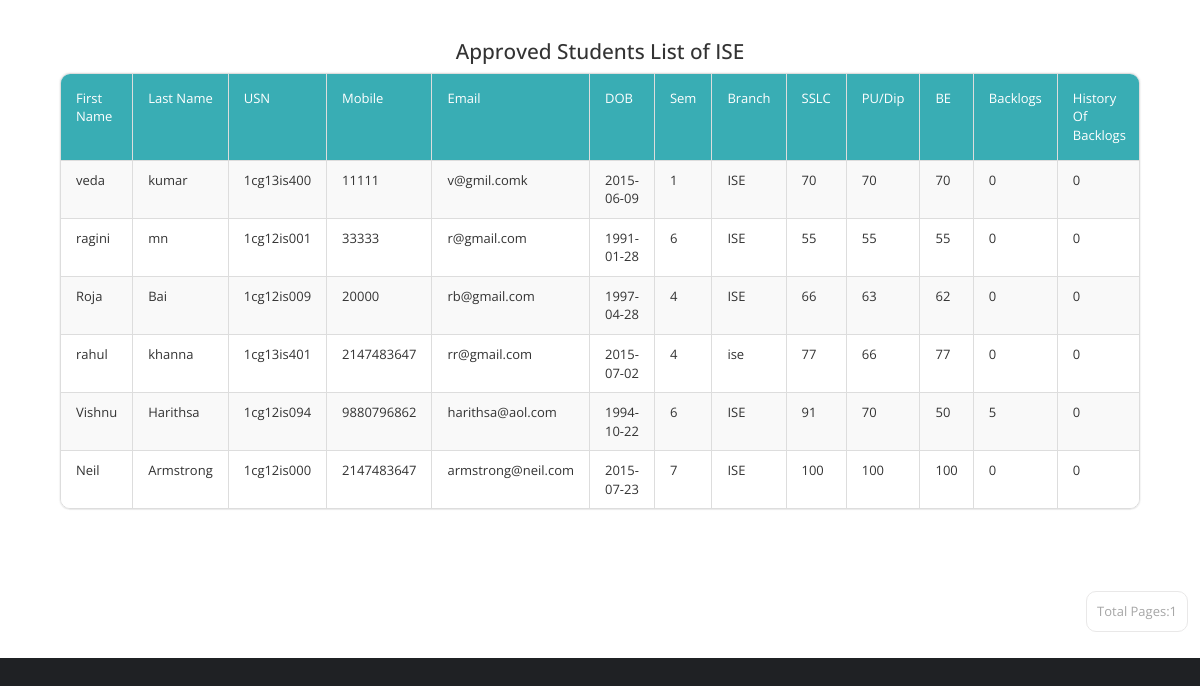
Page /Profilers/PProfile/ise.php (signed in) on the committed database.
### tables this page shows
CREATE TABLE IF NOT EXISTS `basicdetails` (
  `Id` int(11) NOT NULL AUTO_INCREMENT,
  `FirstName` varchar(25) NOT NULL,
  `LastName` varchar(25) NOT NULL,
  `USN` varchar(10) NOT NULL,
  `Mobile` bigint(11) NOT NULL,
  `Email` varchar(255) NOT NULL,
  `DOB` date NOT NULL,
  `Sem` int(11) NOT NULL,
  `Branch` varchar(15) NOT NULL,
  `SSLC` float NOT NULL,
  `PU/Dip` float NOT NULL,
  `BE` float NOT NULL,
  `Backlogs` int(11) NOT NULL,
  `HofBacklogs` tinyint(1) NOT NULL,
  `DetainYears` int(11) NOT NULL,
  `Approve` tinyint(1) NOT NULL DEFAULT '0',
  `ApprovalDate` date NOT NULL,
  PRIMARY KEY (`Id`,`USN`),
  UNIQUE KEY `USN` (`USN`,`Mobile`,`Email`)
);

### Profilers/PProfile/ise.php (the view, shortened to what this page needs)
<!DOCTYPE html>
<html lang="en">
  <head>
    <link href="css/font-awesome.min.css" rel="stylesheet">
    <link href="css/bootstrap.min.css" rel="stylesheet">
    <link href="css/templatemo-style.css" rel="stylesheet">
  </head>
  <body>
  <div class="bg">
  <div class="templatemo-content-container">
 <center><h2>Approved Students List of ISE</h2></center>
          <div class="templatemo-content-widget no-padding">
            <div class="panel panel-default table-responsive">
<table class="table table-striped table-bordered templatemo-user-table">
                <thead>
                  <tr>
				  <td>
				  <a class="white-text templatemo-sort-by">First Name </a></td>
                    <td><a  class="white-text templatemo-sort-by">Last Name  </a></td>
                    <td><a class="white-text templatemo-sort-by">USN </a></td>
                    <td><a  class="white-text templatemo-sort-by">Mobile </a></td>
					   <td><a class="white-text templatemo-sort-by">Email </a></td>
                       <td><a  class="white-text templatemo-sort-by">DOB </a></td>
   <td><a  class="white-text templatemo-sort-by">Sem </a></td>
   <td><a  class="white-text templatemo-sort-by">Branch </a></td>
   <td><a  class="white-text templatemo-sort-by">SSLC </a></td>
   <td><a  class="white-text templatemo-sort-by">PU/Dip </a></td>
			      <td><a  class="white-text templatemo-sort-by">BE </a></td>
			      <td><a class="white-text templatemo-sort-by">Backlogs </a></td>
				     <td><a  class="white-text templatemo-sort-by">History Of Backlogs </a></td>
				  </thead>
 <?php
$num_rec_per_page=15;
if (isset($_GET["page"])) { $page  = $_GET["page"]; } else { $page=1; };
$start_from = ($page-1) * $num_rec_per_page;
$sql = "SELECT * FROM basicdetails where Approve='1' and Branch='ISE' LIMIT $start_from, $num_rec_per_page";
$rs_result = mysql_query ($sql);
while ($row = mysql_fetch_assoc($rs_result))
{
            print "<tr>";
print "<td>" . $row['FirstName'] . "</td>";
print "<td>" . $row['LastName'] . "</td>";
print "<td>" . $row['USN'] . "</td>";
print "<td>" . $row['Mobile'] . "</td>";
print "<td>" . $row['Email'] . "</td>";
print "<td>" . $row['DOB'] . "</td>";
print "<td>" . $row['Sem'] . "</td>";
print "<td>" . $row['Branch'] . "</td>";
print "<td>" . $row['SSLC'] . "</td>";
print "<td>" . $row['PU/Dip'] . "</td>";
print "<td>" . $row['BE'] . "</td>";
print "<td>" . $row['Backlogs'] . "</td>";
print "<td>" . $row['HofBacklogs'] . "</td>";
print "</tr>";
}
?>
              </table>
			  </div>
			  </div>
			  </div>
   <div class="pagination-wrap">
   <ul class="pagination">
   <?php
$num_rec_per_page=15;
$sql = "SELECT * FROM basicdetails where Approve='1' and Branch='ISE'";
$rs_result = mysql_query($sql);
$total_records = mysql_num_rows($rs_result);
$totalpage = ceil($total_records / $num_rec_per_page);
$currentpage = (isset($_GET['page']) ? $_GET['page'] : 1);
	 if($currentpage == 0)
	{
	}
	else if( $currentpage >= 1  &&  $currentpage <= $totalpage  )
	{
	 echo "<li><a>Total Pages:".$totalpage."</a></li>";
}
 ?>
</ul>
</div>
</body>
</html>

### Profilers/PProfile/css/templatemo-style.css (style rules this page uses)
* { font-family: 'Open Sans', sans-serif; }
body { font-size: 13px; }
body, .templatemo-left-nav { background: #1f2124; }
.bg { background: #ffffff }
h1, h2, h3 { margin: 0; }
h2 { font-size: 1.6em; }
ul { list-style-type: none; margin: 0; padding: 0; }
.white-text { color: white; }
.templatemo-content-container { padding: 40px 50px; }
.templatemo-content-widget { border-radius: 10px; padding: 30px; position: relative; margin: 10px; box-shadow: 0px 0px 1px 1px rgba(161, 159, 159, 0.1); }
.templatemo-content-widget.no-padding { padding: 0; }
.panel { border-radius: 10px; }
.pagination-wrap { margin-right: 10px; text-align: right; }
.pagination>li>a { border-color: #E9E8E8; color: #a6a6a6; margin: 2px; padding: 10px; }
.pagination>li>a, .pagination>li:first-child>a, .pagination>li:last-child>a { border-radius: 10px; }
.table { margin-bottom: 0; }
.table>tbody>tr>td { padding: 10px 15px; }
.table>thead>tr>td { padding: 15px; }
.templatemo-user-table thead { background-color: #39ADB4; color: white; }
.panel>.table-responsive:last-child>.table:last-child, .panel>.table:last-child { border-bottom-right-radius: 10px; border-bottom-left-radius: 10px; }
.panel>.table:first-child { border-top-left-radius: 10px; border-top-right-radius: 10px; }

### rows in the picture
basicdetails: FirstName "veda", LastName "kumar", USN "1cg13is400", Mobile "11111", Email "v@gmil.comk", DOB "2015-06-09", Sem "1", Branch "ISE", SSLC "70", value "70", BE "70", Backlogs "0", HofBacklogs "0"
basicdetails: FirstName "ragini", LastName "mn", USN "1cg12is001", Mobile "33333", Email "r@gmail.com", DOB "1991-01-28", Sem "6", Branch "ISE", SSLC "55", value "55", BE "55", Backlogs "0", HofBacklogs "0"
basicdetails: FirstName "Roja", LastName "Bai", USN "1cg12is009", Mobile "20000", Email "rb@gmail.com", DOB "1997-04-28", Sem "4", Branch "ISE", SSLC "66", value "63", BE "62", Backlogs "0", HofBacklogs "0"
basicdetails: FirstName "rahul", LastName "khanna", USN "1cg13is401", Mobile "2147483647", Email "rr@gmail.com", DOB "2015-07-02", Sem "4", Branch "ise", SSLC "77", value "66", BE "77", Backlogs "0", HofBacklogs "0"
basicdetails: FirstName "Vishnu", LastName "Harithsa", USN "1cg12is094", Mobile "9880796862", Email "harithsa@aol.com", DOB "1994-10-22", Sem "6", Branch "ISE", SSLC "91", value "70", BE "50", Backlogs "5", HofBacklogs "0"
basicdetails: FirstName "Neil", LastName "Armstrong", USN "1cg12is000", Mobile "2147483647", Email "armstrong@neil.com", DOB "2015-07-23", Sem "7", Branch "ISE", SSLC "100", value "100", BE "100", Backlogs "0", HofBacklogs "0"

### other values in the picture
$totalpage "1"
